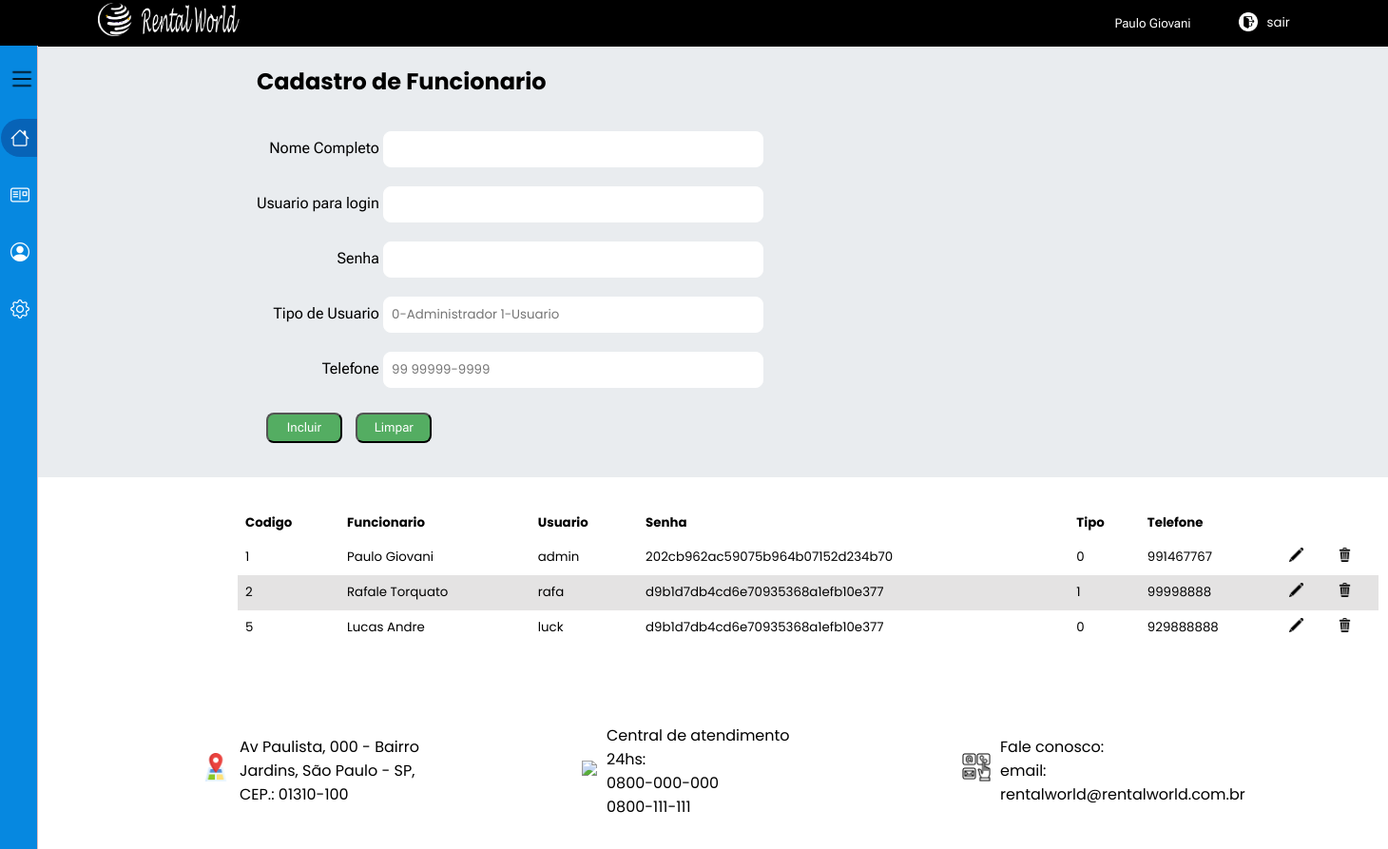
Screenshot of /admin/cadastro_funcionarios.php (signed in) with the database file from the repository.
### tables this page shows
CREATE TABLE `portal_login` (
  `codigo` int(11) NOT NULL,
  `nome` varchar(100) NOT NULL,
  `usuario` varchar(50) NOT NULL,
  `senha` varchar(32) NOT NULL,
  `tipo` int(11) NOT NULL,
  `telefone` int(15) NOT NULL
);

### admin/cadastro_funcionarios.php (the view, shortened to what this page needs)
<?php require ('menu_gestao.php');
require('../conexao.php');
$select_funcionarios = mysqli_query($conexao, "SELECT * FROM portal_login ORDER BY codigo ASC");
if (mysqli_num_rows($select_funcionarios) > 0) {
	$dados_funcionarios = mysqli_fetch_assoc($select_funcionarios);
}
?>
<!DOCTYPE html>
<html lang="pt-br">
	<head>
	</head>
<body>
	<main>
		<form name="portal_login" class="form_cadastro" method="post">
		    <h2>Cadastro de Funcionario</h2><br>
			<div class="cadastro_div">
				<div>
					<label>Nome Completo</label>
					<input class="input_cadastro" type="text" name="nome" required autofocus>
				</div>
				<div>
					<label>Usuario para login</label>
					<input class="input_cadastro" type="text" name="usuario" required autofocus>
				</div>
				<div>
					<label>Senha</label>
					<input class="input_cadastro" type="password" name="senha" required autofocus>
				</div>
				<div>
					<label>Tipo de Usuario</label>
					<input class="input_cadastro" type="number" placeholder="0-Administrador 1-Usuario" name="tipo" required autofocus>
				</div>
				<div>
					<label>Telefone</label>
					<input class="input_cadastro" type="number" placeholder="99 99999-9999" name="telefone" required autofocus>
				</div>
			</div>
			<div class="botoes">
                <input class="botao" type="submit" id="btn_salvar" name="btn_salvar" value="Incluir">
                <input class="botao" type="reset" value="Limpar">
            </div>
		</form>
	</main>
	<table>
		<thead>
			<tr>
				<th>Codigo</th>
				<th>Funcionario</th>
				<th>Usuario</th>
				<th>Senha</th>
				<th>Tipo</th>
				<th>Telefone</th>
			</tr>
		<tbody>
		<?php do{
				?>
			<tr>
				<td><?php echo $dados_funcionarios['codigo'];?></td>
				<td><?php echo $dados_funcionarios['nome'];?></td>
				<td><?php echo $dados_funcionarios['usuario'];?></td>
				<td><?php echo $dados_funcionarios['senha'];?></td>
				<td><?php echo $dados_funcionarios['tipo'];?></td>
				<td><?php echo $dados_funcionarios['telefone'];?></td>
				<td>
					<a href="comandos/editar_funcionarios.php?codigo=<?php echo $dados_funcionarios['codigo'];?>">
					<img src="../img/editar.png" title="Editar"></a>
				</td>
				<td>
					<a href="javascript:func()" onclick="confirmar_exclusao('<?php echo $dados_funcionarios['codigo'];?>')">
					<img src="../img/lixeira.png" title="Excluir"></a>
				</td>
			</tr>
			<?php }while ($dados_funcionarios = mysqli_fetch_assoc($select_funcionarios));?>
		</tbody>
	</table>
	<footer>
       	<div>
</body>
</html>

### css/portal_gestao.css (style rules this page uses)
* { margin: 0 auto; padding: 0; box-sizing: border-box; font-family: 'Poppins', sans-serif, arial, helvetica, sans-serif, 'Open Sans', 'Roboto Flex'; }
.portal_cliente_div label, a { font-size: 10pt; color: #FFF; display: inline-block; text-decoration: none; transition: background .4s; margin:auto; }
main { background-color: rgb(233, 236, 239); }
.form_cadastro { width: 100%; margin-left: 250px; padding: 20px; }
.form_cadastro legend, label { font-family: 'roboto flex'; }
.botao { color: #FFF; width:80px; padding: 0.4rem; margin-top: 1rem; margin-bottom: 1rem; margin-left: 10px; background: #54ad62; border-radius: 8px; cursor: pointer; font-size: 10pt; font-family: 'roboto flex'; transition: 0.2s; }
.input_cadastro { width: 400px; padding: .5rem; margin-top: 10px; margin-bottom: 10px; border: 1px solid rgb(255, 255, 255); border-radius: 8px; }
.cadastro_div { display: inline-block; text-align: right; }
table { margin-left: 250px; margin-top: 30px; margin-bottom: 50px; width:1200px; text-align: left; border-collapse: collapse; font-size: 10pt; font-family: "roboto flex"; }
table, th, td { border: 0px solid #565050; padding: .5rem; }
tr:nth-child(even) { background-color: #e4e3e3; }
td { display: table-cell; vertical-align: inherit; }
td a img { width: 15px; appearance: none; background-color: initial; cursor: pointer; padding: initial; border: initial; }
.img_rodape { width: 30px; margin-right: 10px; }
footer { display: flex; background-color: rgb(255, 255, 255); width: 100%; height: 100%; }
.rodape_geral { display: flex; margin-left: 100px; }
.rodape { display: inline-flex; align-items: center; width: 300px; padding: 2rem; text-align: left; margin: 0px 100px 0px 0px; }

### rows the page displays
portal_login: codigo "1", nome "Paulo Giovani", usuario "admin", senha "202cb962ac59075b964b07152d234b70", tipo "0", telefone "991467767"
portal_login: codigo "2", nome "Rafale Torquato", usuario "rafa", senha "d9b1d7db4cd6e70935368a1efb10e377", tipo "1", telefone "99998888"
portal_login: codigo "5", nome "Lucas Andre", usuario "luck", senha "d9b1d7db4cd6e70935368a1efb10e377", tipo "0", telefone "929888888"

### other values shown
$_SESSION['nome'] "Paulo Giovani"
